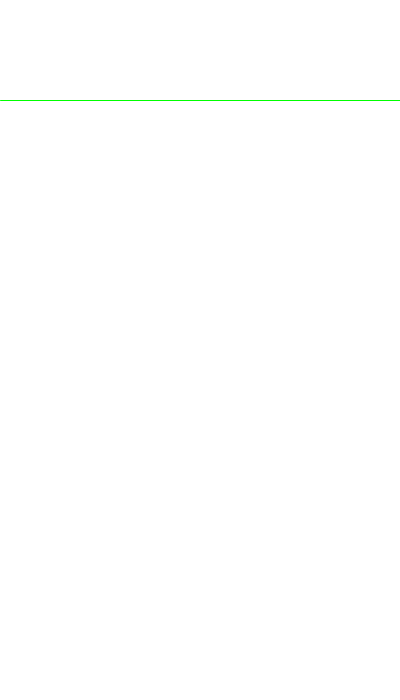
Frame 1 (no input)
Frame 60 (the mouse pressed at the canvas centre just before this capture): identical to frame 1, image omitted
Frame 120 (the mouse held since frame 60 and released just before this capture): identical to frame 1, image omitted

The Processing sketch that drew this single still picture (run headless with seeded random() and noise(); from frame 60 on, the mouse is pressed at the canvas centre):

// Processing sketch: DraftFromCenterFront
// ── DraftFromCenterFront.pde

// measurements, on kyle, in inches
// im sure there's a more elegant way to do this.. 
// abstract into class, allow for modification on the fly?

//vertical measurements
/* i think i mean "desired pant crotch" in the following crotch measurements

measurements would be more precise if taken 
while subject is dressed as green man from its always sunny 
*/

float inseam = 33; // crotch to floor 
float sideseam = 39.5; // highHip to floor
float crotchDepth = 9; // highHip to crotch 

// need ankle to floor, calf to floor, knee to floor?
float instep = 3; // top of instep to floor

float crotchLength = 25.5; 
float crotchLengthFront = 9; 
float crotchLengthBack = crotchLength - crotchLengthFront;

//circumference measurements
/* High Hip: refers to top of hip bone, where pants usually sit, 
probably will be lower in front and higher in the back.
however, measurement only needs to be taken at desired pant waist-- 
so low rise or high waist also ok
*/
float highHip = 33;
float highHipFront = 17;
float highHipBack = highHip - highHipFront;

float thigh = 22;
float thighFront = 13;
float thighBack = thigh - thighFront; 

float knee = 13.5; // hasty notes, gonna assume 13.5 is circ, not to floor
float calf = 15; //at fullest part
float ankle = 6; // current ankle hem circ (14) - ankle = ankleEase
float ankleEase = 8;

// euphimistically termed "fullest part"
// gonna just say butt cuz hip is taken
// unlike highHip, measurement should be taken parallel to floor all around
float butt = 38;
float buttFront = 17.5;
float buttBack = butt - buttFront;

float highHipToButtF = 4; // vertical distance fron high hip to butt circ
float highHipToButtB = 6;

PVector p0;

void setup() {
  size(400, 700);
}

void draw() {
  float pointSize = 6;
  float drawingScale = 13;
  //drawingScale = map(mouseX, 0, width, 5, 50);
  
  background(255);
  int translationAmountX = 200;
  int translationAmountY = 100;
  translate(translationAmountX, translationAmountY);
  
  //horizontal lines
  PVector[] horizontalLines ={
    p0,
  };
  for (int i = 0; i < 1; i++) {
    stroke (0,255,0);
    line (i-translationAmountX, 0, width-translationAmountX, 0); //why need translation amt on x and not y?
  }
  
}
